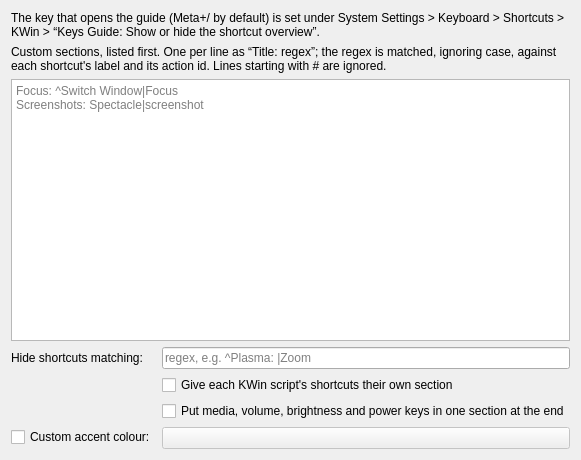
<?xml version="1.0" encoding="UTF-8"?>
<ui version="4.0">
 <class>KeysGuideConfig</class>
 <widget class="QWidget" name="KeysGuideConfig">
  <property name="geometry">
   <rect><x>0</x><y>0</y><width>520</width><height>460</height></rect>
  </property>
  <layout class="QVBoxLayout" name="mainLayout">
   <item>
    <widget class="QLabel" name="shortcutNote">
     <property name="text">
      <string>The key that opens the guide (Meta+/ by default) is set under System Settings &gt; Keyboard &gt; Shortcuts &gt; KWin &gt; “Keys Guide: Show or hide the shortcut overview”.</string>
     </property>
     <property name="wordWrap"><bool>true</bool></property>
    </widget>
   </item>
   <item>
    <widget class="QLabel" name="customLabel">
     <property name="text">
      <string>Custom sections, listed first. One per line as “Title: regex”; the regex is matched, ignoring case, against each shortcut's label and its action id. Lines starting with # are ignored.</string>
     </property>
     <property name="wordWrap"><bool>true</bool></property>
    </widget>
   </item>
   <item>
    <widget class="QPlainTextEdit" name="kcfg_CustomGroups">
     <property name="placeholderText">
      <string>Focus: ^Switch Window|Focus
Screenshots: Spectacle|screenshot</string>
     </property>
     <property name="tabChangesFocus"><bool>true</bool></property>
    </widget>
   </item>
   <item>
    <layout class="QFormLayout" name="formLayout">
     <item row="0" column="0">
      <widget class="QLabel" name="hideLabel">
       <property name="text"><string>Hide shortcuts matching:</string></property>
       <property name="buddy"><cstring>kcfg_HidePattern</cstring></property>
      </widget>
     </item>
     <item row="0" column="1">
      <widget class="QLineEdit" name="kcfg_HidePattern">
       <property name="placeholderText"><string>regex, e.g. ^Plasma: |Zoom</string></property>
       <property name="clearButtonEnabled"><bool>true</bool></property>
      </widget>
     </item>
     <item row="1" column="1">
      <widget class="QCheckBox" name="kcfg_SplitScripts">
       <property name="text"><string>Give each KWin script's shortcuts their own section</string></property>
      </widget>
     </item>
     <item row="2" column="1">
      <widget class="QCheckBox" name="kcfg_GroupHardwareKeys">
       <property name="text"><string>Put media, volume, brightness and power keys in one section at the end</string></property>
      </widget>
     </item>
     <item row="3" column="0">
      <widget class="QCheckBox" name="kcfg_UseCustomAccent">
       <property name="text"><string>Custom accent colour:</string></property>
      </widget>
     </item>
     <item row="3" column="1">
      <widget class="KColorButton" name="kcfg_AccentColor">
       <property name="enabled"><bool>false</bool></property>
      </widget>
     </item>
    </layout>
   </item>
  </layout>
 </widget>
 <customwidgets>
  <customwidget>
   <class>KColorButton</class>
   <extends>QPushButton</extends>
   <header>kcolorbutton.h</header>
  </customwidget>
 </customwidgets>
 <connections>
  <connection>
   <sender>kcfg_UseCustomAccent</sender>
   <signal>toggled(bool)</signal>
   <receiver>kcfg_AccentColor</receiver>
   <slot>setEnabled(bool)</slot>
  </connection>
 </connections>
</ui>
